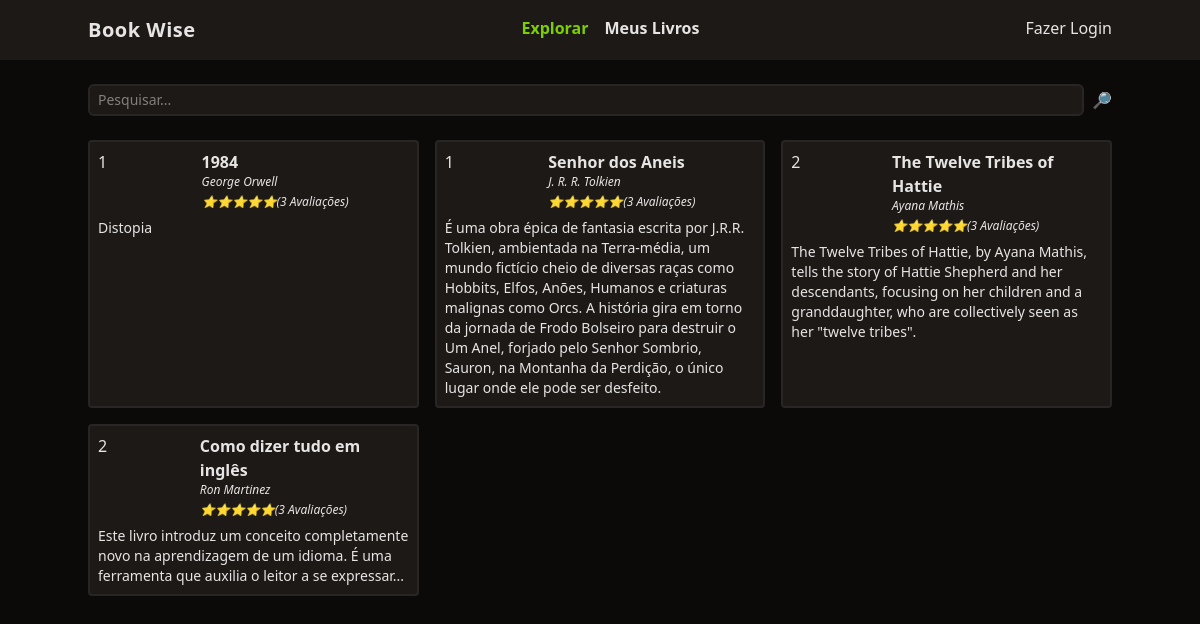
The page / on the database its author committed.
### tables this page shows
CREATE TABLE livros(
  id integer primary key,
  titulo varchar(255),
  autor varchar(100),
  descricao text,
  ano_de_lancamento integer,
  usuario_id integer,
  foreign key (usuario_id) references usuarios(id) on delete cascade
);

### functions.php (called while the page is built, shortened)
<?php
function view($view, $data = []) {
    require 'views/template/app.php';
}

### controllers/index.controller.php (called while the page is built)
<?php
$pesquisar = $_REQUEST['pesquisar'] ?? '';
$livros = $DB->query(
    "SELECT * FROM livros where titulo like :filtro",
    Livro::class,
    ["filtro"=> "%$pesquisar%"])->fetchAll();
view('index', compact('livros'));

### routes.php (called while the page is built, shortened)
<?php
$controller = str_replace('/', '', parse_url($_SERVER['REQUEST_URI'])['path']);
if (!$controller)
    $controller = 'index';
require "controllers/{$controller}.controller.php";

### index.php (called while the page is built, shortened)
<?php
require "functions.php";
$config = require "config.php";
require "database.php";
require "routes.php";

### config.php (called while the page is built)
<?php
    return [
        'database' => [
            'driver' => 'sqlite',
            'database' => 'database.sqlite'
        ],
    ];

### database.php (called while the page is built)
<?php
class DB
{
    private $db;
    public function __construct($config){
        $this->db = new PDO($this->getDsn($config));
    }
    private function getDsn($config){
        $driver = $config["driver"];
        unset($config["driver"]);
        $dsn = $driver .':'. http_build_query($config, '', ';');
        if($driver === 'sqlite') {
            $dsn = $driver .':' . $config['database'];
        }
        return $dsn;
    }
    public function query($query, $class = null, $params = []){
        $prepare = $this->db->prepare($query);
        if ($class) {
            $prepare->setFetchMode(PDO::FETCH_CLASS, $class);
        }
        $prepare->execute($params);
        return $prepare;
    }
}
$DB = new DB($config['database']);

### views/index.view.php (the view)
<form class="w-full flex space-x-2 mt-6">
    <input type="text" name="pesquisar"
        class="border-stone-800 border-2 rounded-md bg-stone-900 text-sm focus:outline-none px-2 py-1 w-full"
        placeholder="Pesquisar..." />
    <button type="submit">🔎</button>
</form>
<section class="grid gap-4 grid-cols-1 md:grid-cols-2 lg:grid-cols-3">
    <?php foreach ($livros as $livro): ?>
        <div class="p-2 rounded border-stone-800 border-2 bg-stone-900">
            <div class="flex">
                <div class="w-1/3"><?= $livro->usuario_id ?></div>
                <div class="space-y-1">
                    <a href="/livro?id=<?= $livro->id ?>" class="font-semibold hover:underline"><?= $livro->titulo ?></a>
                    <div class="text-xs italic"><?= $livro->autor ?></div>
                    <div class="text-xs italic">⭐⭐⭐⭐⭐(3 Avaliações)</div>
                </div>
            </div>
            <div class="text-sm mt-2"><?= $livro->descricao ?></div>
        </div>
    <?php endforeach; ?>
</section>

### rows shown on the page
livros: usuario "1", titulo "1984", autor "George Orwell", descricao "Distopia"
livros: usuario "1", titulo "Senhor dos Aneis", autor "J. R. R. Tolkien", descricao "É uma obra épica de fantasia escrita por J.R.R. Tolkien, ambientada na Terra-média, um mundo fictício cheio de diversas raças como Hobbits, Elfos, Anões, Humanos e criaturas malignas como Orcs. A história gira em torno da jornada de Frodo Bolseiro para destruir o Um Anel, forjado pelo Senhor Sombrio, Sauron, na Montanha da Perdição, o único lugar onde ele pode ser desfeito."
livros: usuario "2", titulo "The Twelve Tribes of Hattie", autor "Ayana Mathis", descricao "The Twelve Tribes of Hattie, by Ayana Mathis, tells the story of Hattie Shepherd and her descendants, focusing on her children and a granddaughter, who are collectively seen as her \"twelve tribes\"."
livros: usuario "2", titulo "Como dizer tudo em inglês", autor "Ron Martinez", descricao "Este livro introduz um conceito completamente novo na aprendizagem de um idioma. É uma ferramenta que auxilia o leitor a se expressar..."
